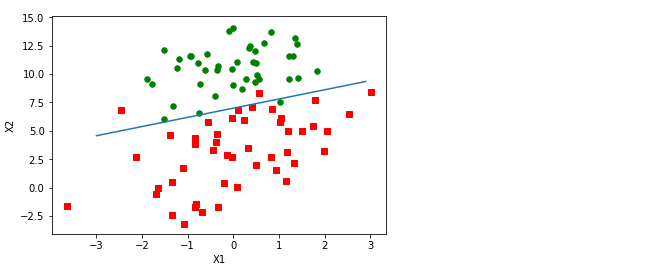

Source code (Python):
# -*- coding: utf-8 -*-
"""
Created on Sun Oct 28 16:20:20 2018

@author: 文博
"""

from numpy import *
import os

path = r'..\data'
training_sample = 'Logistic_Regression-trainingSample.txt'
testing_sample = 'Logistic_Regression-testingSample.txt'

# 从文件中读入训练样本的数据
def loadDataSet(p, file_n):
    dataMat = []
    labelMat = []
    fr = open(os.path.join(p, file_n))
    for line in fr.readlines():
        lineArr = line.strip().split()
        # 三个特征x0, x1, x2, x0=1
        dataMat.append([1.0, float(lineArr[0]), float(lineArr[1])])
        labelMat.append(int(lineArr[2]))  # 样本标签y
    return dataMat, labelMat

def sigmoid(X):
    return 1.0/(1+exp(-X))

# 梯度下降法求回归系数a
def gradAscent(dataMatIn, classLabels):
    dataMatrix = mat(dataMatIn)             # 转换成numpy中的矩阵, X, 90 x 3
    labelMat = mat(classLabels).transpose()  # 转换成numpy中的矩阵, y, 90 x 1
    m, n = shape(dataMatrix)  # m=90, n=3
    alpha = 0.001  # 学习率
    maxCycles = 1000
    weights = ones((n, 1))  # 初始参数, 3 x 1
    for k in range(maxCycles):              # heavy on matrix operations
        h = sigmoid(dataMatrix * weights)     # 模型预测值, 90 x 1
        error = h - labelMat              # 真实值与预测值之间的误差, 90 x 1
        temp = dataMatrix.transpose() * error  # 所有参数的偏导数, 3 x 1
        weights = weights - alpha * temp  # 更新权重
    return weights

# 分类效果展示，参数weights就是回归系数
def plotBestFit(weights,training_sample):
    import matplotlib.pyplot as plt
    dataMat,labelMat=loadDataSet(path, training_sample)
    dataArr = array(dataMat)
    n = shape(dataArr)[0]
    xcord1 = []; ycord1 = []
    xcord2 = []; ycord2 = []
    for i in range(n):
        if int(labelMat[i])== 1:
            xcord1.append(dataArr[i,1]); ycord1.append(dataArr[i,2])
        else:
            xcord2.append(dataArr[i,1]); ycord2.append(dataArr[i,2])
    fig = plt.figure()
    ax = fig.add_subplot(111)
    ax.scatter(xcord1, ycord1, s=30, c='red', marker='s')
    ax.scatter(xcord2, ycord2, s=30, c='green')
    x = arange(-3.0, 3.0, 0.1)
    y = (-weights[0]-weights[1]*x)/weights[2]  # x2 = f(x1)
    ax.plot(x, y)
    plt.xlabel('X1'); plt.ylabel('X2');
    plt.show()
# 测试函数    
def predict_test_sample():
    A = [5.262118, 0.60847797, -0.75168429]  # 上面计算出来的回归系数a
    dataArr, labelMat = loadDataSet(path, testing_sample)  
    h_test = sigmoid(mat(dataArr) * mat(A).transpose())  # 将读入的数据和A转化成numpy中的矩阵
    print(h_test)  # 预测的结果
    plotBestFit(A,testing_sample)

# 训练函数
def test_logistic_regression():
    dataArr, labelMat = loadDataSet(path, training_sample)  # 读入训练样本中的原始数据
    A = gradAscent(dataArr, labelMat)  # 回归系数a的值
    h = sigmoid(mat(dataArr)*A)  # 预测结果h(a)的值
    print(dataArr, labelMat)
    print(A)
    print(h)
    plotBestFit(A.getA(),training_sample)
    
print("训练数据")

test_logistic_regression()

print("测试数据")

predict_test_sample()
